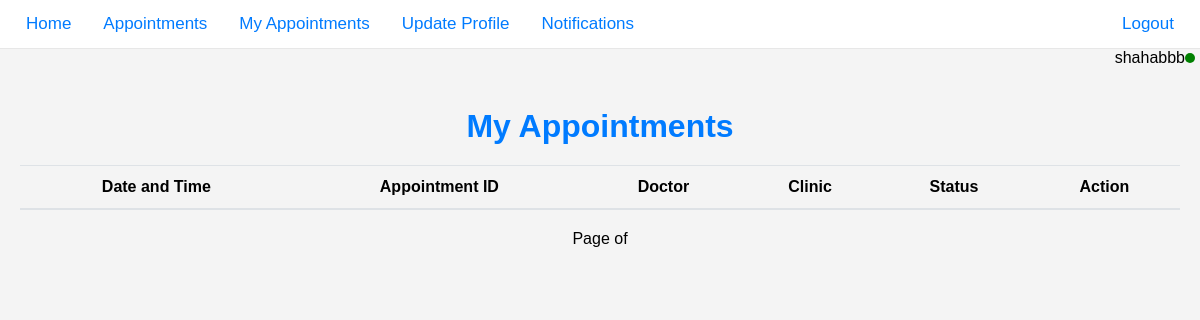
/my_appointments (signed in), run on an earlier commit of the app's database.
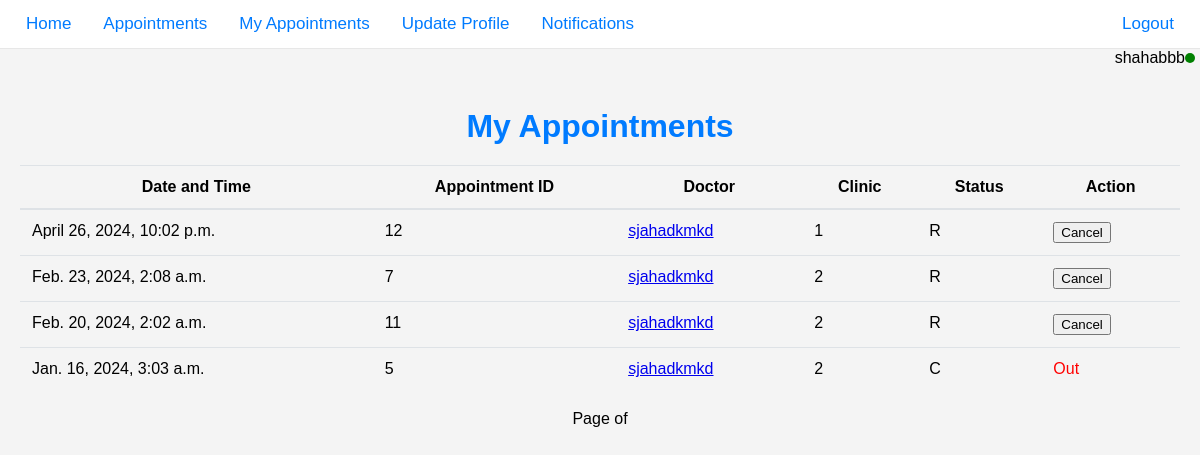
And on a later commit of the database.
### portal_app/models.py (models this page shows)
class Appointment(models.Model):
    STATUS_CHOICE = [
        ("R", "reserved"),
        ("C", "canceled"),
        ("NR", "not reserved")
    ]
    appointment_id = models.AutoField(primary_key=True)
    clinic = models.ForeignKey(Clinic, on_delete=models.CASCADE, related_name='clinic_appointments', null=True,
                               blank=True)
    dr = models.ForeignKey(User, on_delete=models.CASCADE, related_name='doctor_appointments', null=True)
    patient_reserved = models.ForeignKey(User, on_delete=models.CASCADE, null=True, blank=True,
                                         related_name='reserved_appointments')
    reservation_time = models.DateTimeField()
    reservation_status = models.CharField(max_length=2, choices=STATUS_CHOICE, default="NR")
    pass

class User(AbstractBaseUser, PermissionsMixin):
    USER_TYPE_CHOICES = [
        ("P", "patient"),
        ("C", "Clinic staff")
    ]
    username = models.CharField(max_length=20, unique=True,
                                validators=[validators.MinLengthValidator(5), validators.MaxLengthValidator(20),
                                            validators.RegexValidator(r'^[A-Za-z0-9_]*[a-zA-Z]+[A-Za-z0-9_]*$')])
    password = models.CharField(max_length=50, validators=[validators.MinLengthValidator(8)])
    user_type = models.CharField(max_length=1, choices=USER_TYPE_CHOICES)
    phone_number = models.CharField(max_length=11, null=False, validators=[phone_validator])
    email = models.EmailField(max_length=254, null=True, validators=[validators.EmailValidator()], blank=True)
    age = models.IntegerField(null=False)
    is_staff = models.BooleanField(default=False)
    objects = CustomUserManager()
    USERNAME_FIELD = 'username'
    REQUIRED_FIELDS = ['phone_number', 'age', 'user_type']
    def __str__(self):
        return self.username

### portal_app/views.py (the view)
# urls.py: path('my_appointments', views.my_appointments, name='my_appointments'),
@login_required(login_url='/login/')
def my_appointments(request):
    user = request.user
    user_type = "C" if getattr(user, 'user_type', None) == "C" else "P"
    if user_type == "P":
        my_appointments_ = Appointment.objects.filter(patient_reserved=user).order_by('-reservation_time')
    else:
        my_appointments_ = Appointment.objects.filter(dr_id=user).order_by('-reservation_time')
    hide_canceled = request.GET.get('hide_canceled') == 'on'
    if user_type == "C" and hide_canceled:
        my_appointments_ = my_appointments_.exclude(reservation_status='C')
    context = {
        'unread_count': unread_notifications_count(request),
        'my_appointments': my_appointments_,
        'user_type': user_type
    }
    return render(request, 'my_appointments.html', context)

### portal_app/views.py (called while the page is built)
def unread_notifications_count(request):
    if request.user.is_authenticated:
        unread_count = request.user.notification_set.filter(read=False).count()
    else:
        unread_count = 0
    return unread_count

### templates/my_appointments.html (shortened to what this page needs)
{% load static %}
<!DOCTYPE html>
<html lang="en">
<head>
    <link rel="stylesheet" href="{% static 'styles.css' %}">
</head>
<body>
<div class="navbar">
    {% if request.user.user_type == 'P' %}
            <a href="{% url 'home' %}">Home</a>
        <a href="{% url 'appointments' %}">Appointments</a>
    {% elif request.user.user_type == 'C' %}
            <a href="{% url 'main' %}">Home</a>
        <a href="{% url 'set_appointment' %}">Set Appointment</a>
    {% endif %}
    <a href="{% url 'my_appointments' %}" class="active">My Appointments</a>
    <a href="{% url 'update_profile' %}">Update Profile</a>
    <a href="{% url 'notification_center' %}">
        Notifications
    </a>
    <a href="{% url 'logout' %}" style="float: right;">Logout</a>
</div>
    <div class="user-bar">
        <span id="username"></span>
        <div class="green-light"></div>
    </div>
    <div class="content">
        <h1>My Appointments</h1>
        <table class="appointments-table">
            <thead>
                <tr>
                    <th>Date and Time</th>
                    <th>Appointment ID</th>
                    <th>
                        {% if request.user.user_type == 'P' %}
                            Doctor
                        {% elif request.user.user_type == 'C' %}
                            Patient
                        {% endif %}
                    </th>
                    <th>Clinic</th>
                    <th>Status</th>
                    <th>Action</th>
                </tr>
            </thead>
            <tbody>
                {% for appointment in my_appointments %}
                <tr>
                    <td>{{ appointment.reservation_time }}</td>
                    <td>{{ appointment.appointment_id }}</td>
                    <td>
                        {% if request.user.user_type == 'P' %}
                            <a href="{% url 'doctor_profile' appointment.dr.id %}">{{ appointment.dr }}</a>
                        {% elif request.user.user_type == 'C' %}
                            {{ appointment.patient_reserved }}
                        {% endif %}
                    </td>
                    <td>{{ appointment.clinic_id }}</td>
                    <td>{{ appointment.reservation_status }}</td>
                    <td>
                        {% if appointment.reservation_status == 'C' %}
                            <span style="color: red">Out</span>
                        {% else %}
                            <button type="button" onclick="cancelAppointment('{{ appointment.appointment_id }}')">Cancel</button>
                        {% endif %}
                    </td>                </tr>
                        {% endfor %}
            </tbody>
        </table>
        <div class="pagination">
            <span>Page {{ my_appointments.number }} of {{ my_appointments.paginator.num_pages }}</span>
        </div>
    </div>
</body>
</html>

What changed in the data, as far as the page shows it:
added Appointment: reservation_time "April 26, 2024, 10:02 p.m.", appointment_id "12", dr "sjahadkmkd", clinic_id "1", reservation_status "R"
added Appointment: reservation_time "Feb. 23, 2024, 2:08 a.m.", appointment_id "7", dr "sjahadkmkd", clinic_id "2", reservation_status "R"
added Appointment: reservation_time "Feb. 20, 2024, 2:02 a.m.", appointment_id "11", dr "sjahadkmkd", clinic_id "2", reservation_status "R"
added Appointment: reservation_time "Jan. 16, 2024, 3:03 a.m.", appointment_id "5", dr "sjahadkmkd", clinic_id "2", reservation_status "C", shows "Out"
